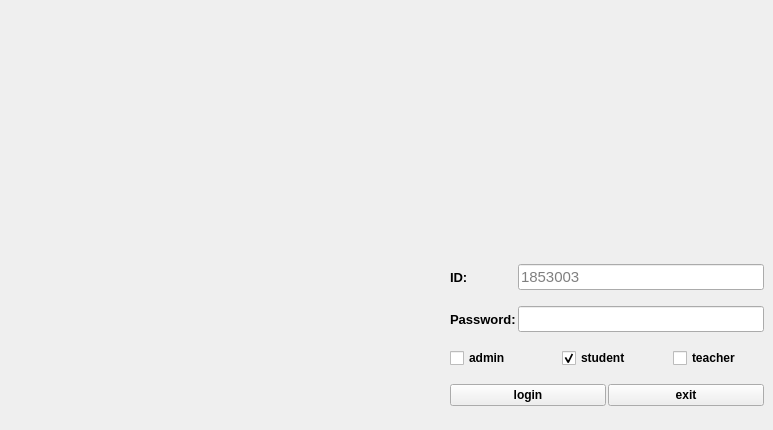
    <widget class="QWidget" name="tab">
     <attribute name="title">
      <string>Login/exit</string>
     </attribute>
     <widget class="QWidget" name="layoutWidget">
      <property name="geometry">
       <rect>
        <x>450</x>
        <y>250</y>
        <width>314</width>
        <height>171</height>
       </rect>
      </property>
      <layout class="QGridLayout" name="gridLayout">
       <property name="sizeConstraint">
        <enum>QLayout::SetDefaultConstraint</enum>
       </property>
       <property name="spacing">
        <number>2</number>
       </property>
       <item row="0" column="0">
        <widget class="QLabel" name="label">
         <property name="font">
          <font>
           <pointsize>10</pointsize>
           <weight>75</weight>
           <bold>true</bold>
          </font>
         </property>
         <property name="layoutDirection">
          <enum>Qt::LeftToRight</enum>
         </property>
         <property name="text">
          <string>ID:</string>
         </property>
         <property name="alignment">
          <set>Qt::AlignLeading|Qt::AlignLeft|Qt::AlignVCenter</set>
         </property>
        </widget>
       </item>
       <item row="0" column="1">
        <widget class="QLineEdit" name="lineEdit">
         <property name="sizePolicy">
          <sizepolicy hsizetype="MinimumExpanding" vsizetype="Fixed">
           <horstretch>0</horstretch>
           <verstretch>0</verstretch>
          </sizepolicy>
         </property>
         <property name="font">
          <font>
           <pointsize>11</pointsize>
          </font>
         </property>
         <property name="text">
          <string/>
         </property>
         <property name="placeholderText">
          <string>1853003</string>
         </property>
        </widget>
       </item>
       <item row="1" column="0">
        <widget class="QLabel" name="label_2">
         <property name="font">
          <font>
           <pointsize>10</pointsize>
           <weight>75</weight>
           <bold>true</bold>
          </font>
         </property>
         <property name="text">
          <string>Password:</string>
         </property>
        </widget>
       </item>
       <item row="1" column="1">
        <widget class="QLineEdit" name="lineEdit_2">
         <property name="font">
          <font>
           <pointsize>11</pointsize>
          </font>
         </property>
         <property name="text">
          <string/>
         </property>
         <property name="echoMode">
          <enum>QLineEdit::Password</enum>
         </property>
        </widget>
       </item>
       <item row="2" column="0" colspan="2">
        <layout class="QHBoxLayout" name="horizontalLayout_2">
         <property name="spacing">
          <number>21</number>
         </property>
         <item>
          <widget class="QCheckBox" name="checkBox">
           <property name="font">
            <font>
             <weight>75</weight>
             <bold>true</bold>
             <stylestrategy>PreferAntialias</stylestrategy>
            </font>
           </property>
           <property name="text">
            <string>admin</string>
           </property>
           <property name="autoExclusive">
            <bool>true</bool>
           </property>
          </widget>
         </item>
         <item>
          <widget class="QCheckBox" name="checkBox_2">
           <property name="font">
            <font>
             <weight>75</weight>
             <bold>true</bold>
            </font>
           </property>
           <property name="layoutDirection">
            <enum>Qt::LeftToRight</enum>
           </property>
           <property name="autoFillBackground">
            <bool>false</bool>
           </property>
           <property name="text">
            <string>student</string>
           </property>
           <property name="checked">
            <bool>true</bool>
           </property>
           <property name="autoExclusive">
            <bool>true</bool>
           </property>
           <property name="tristate">
            <bool>false</bool>
           </property>
          </widget>
         </item>
         <item>
          <widget class="QCheckBox" name="checkBox_3">
           <property name="font">
            <font>
             <weight>75</weight>
             <bold>true</bold>
            </font>
           </property>
           <property name="text">
            <string>teacher</string>
           </property>
           <property name="autoExclusive">
            <bool>true</bool>
           </property>
          </widget>
         </item>
        </layout>
       </item>
       <item row="3" column="0" colspan="2">
        <layout class="QHBoxLayout" name="horizontalLayout">
         <item>
          <widget class="QPushButton" name="pushButton">
           <property name="palette">
            <palette>
             <active>
              <colorrole role="WindowText">
               <brush brushstyle="SolidPattern">
                <color alpha="255">
                 <red>255</red>
                 <green>255</green>
                 <blue>255</blue>
                </color>
               </brush>
              </colorrole>
             </active>
             <inactive>
              <colorrole role="WindowText">
               <brush brushstyle="SolidPattern">
                <color alpha="255">
                 <red>255</red>
                 <green>255</green>
                 <blue>255</blue>
                </color>
               </brush>
              </colorrole>
             </inactive>
             <disabled>
              <colorrole role="WindowText">
               <brush brushstyle="SolidPattern">
                <color alpha="255">
                 <red>120</red>
                 <green>120</green>
                 <blue>120</blue>
                </color>
               </brush>
              </colorrole>
             </disabled>
            </palette>
           </property>
           <property name="font">
            <font>
             <weight>75</weight>
             <bold>true</bold>
            </font>
           </property>
           <property name="text">
            <string>login</string>
           </property>
          </widget>
         </item>
         <item>
          <widget class="QPushButton" name="pushButton_2">
           <property name="font">
            <font>
             <weight>75</weight>
             <bold>true</bold>
            </font>
           </property>
           <property name="text">
            <string>exit</string>
           </property>
           <property name="flat">
            <bool>false</bool>
           </property>
          </widget>
         </item>
        </layout>
       </item>
      </layout>
     </widget>
    </widget>
